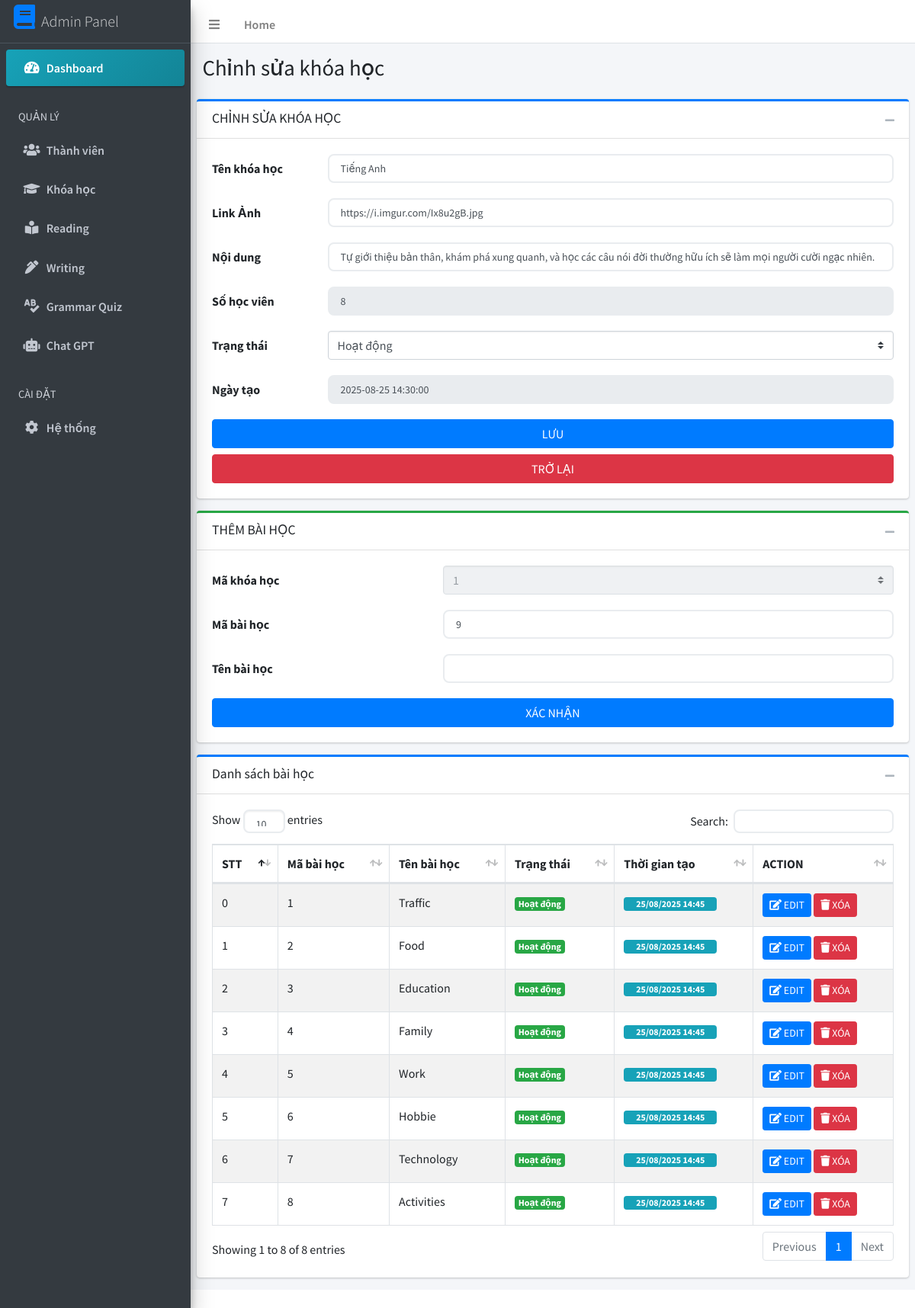
Page /admin/courses/edit/1 on the committed database.
### tables this page shows
CREATE TABLE `khoahoc` (
  `MaKhoaHoc` int(11) NOT NULL,
  `TenKhoaHoc` text NOT NULL,
  `LinkAnh` text NOT NULL,
  `NoiDung` text NOT NULL,
  `SoHocVien` int(11) NOT NULL DEFAULT 0,
  `NguoiTao` varchar(100) NOT NULL,
  `TrangThaiKhoaHoc` tinyint(1) NOT NULL DEFAULT 1,
  `ThoiGianTaoKhoaHoc` datetime NOT NULL DEFAULT current_timestamp()
);

CREATE TABLE `baihoc` (
  `MaBaiHoc` int(11) NOT NULL,
  `MaKhoaHoc` int(11) NOT NULL,
  `TenBaiHoc` text NOT NULL,
  `TrangThaiBaiHoc` tinyint(1) NOT NULL DEFAULT 1,
  `ThoiGianTaoBaiHoc` datetime NOT NULL DEFAULT current_timestamp()
);

### configs/config.php (called while the page is built, shortened)
<?php
require_once(__DIR__ . "/../class/Database.php");
$Database = new Database();

### class/Database.php (called while the page is built, shortened)
<?php
class Database
{
    protected $ketnoi;
    private $host = HOST_DB;
    private $user = USER_DB;
    private $pass = PASS_DB;
    private $dbname = DBNAME_DB;
    function connect()
    {
        try {
            if (!$this->ketnoi) {
                $this->ketnoi = mysqli_connect(
                    $this->host,
                    $this->user,
                    $this->pass,
                    $this->dbname
                );
                mysqli_query($this->ketnoi, "set names 'utf8'");
            }
        } catch (Exception $err) {
            die($err->getMessage());
        }
    }
    function get_list($sql)
    {
        $result = mysqli_query($this->ketnoi, $sql);
        $return = array();
        while ($row = mysqli_fetch_assoc($result)) {
            $return[] = $row;
        }
        return $return;
    }
    function get_row($sql)
    {
        $result = mysqli_query($this->ketnoi, $sql);
        $row = mysqli_fetch_assoc($result);
        return $row;
    }
    function num_rows($sql)
    {
        $result = mysqli_query($this->ketnoi, $sql);
        $row = mysqli_num_rows($result);
        return $row;
    }
}

### public/admin/EditCourse.php (the view, shortened to what this page needs)
<?php
require_once(__DIR__ . "/../../configs/config.php");
require_once(__DIR__ . "/../../configs/function.php");
require_once(__DIR__ . "/Header.php");
require_once(__DIR__ . "/Sidebar.php");
?>
<?php
if (isset($_GET['id'])) {
    $row = $Database->get_row(" SELECT * FROM `khoahoc` WHERE `MaKhoaHoc` = '" . check_string($_GET['id']) . "'  ");
} else {
    admin_msg_error("Liên kết không tồn tại", BASE_URL(''), 0);
}
?>
<div class="content-wrapper">
    <section class="content-header">
        <div class="container-fluid">
            <div class="row mb-2">
                <div class="col-sm-6">
                    <h1>Chỉnh sửa khóa học</h1>
                </div>
            </div>
        </div>
    </section>
    <section class="content">
        <div class="row">
            <div class="col-md-12">
                <div class="card card-outline card-primary">
                    <div class="card-header">
                        <h3 class="card-title">CHỈNH SỬA KHÓA HỌC</h3>
                        <div class="card-tools">
                            <button type="button" class="btn btn-tool" data-card-widget="collapse"><i class="fas fa-minus"></i>
                            </button>
                        </div>
                    </div>
                    <div class="card-body">
                        <form action="" method="POST">
                            <div class="form-group row">
                                <label class="col-sm-2 col-form-label">Tên khóa học</label>
                                <div class="col-sm-10">
                                    <div class="form-line">
                                        <input type="text" class="form-control" name="tenKhoaHoc" value="<?= $row['TenKhoaHoc']; ?>">
                                    </div>
                                </div>
                            </div>
                            <div class="form-group row">
                                <label class="col-sm-2 col-form-label">Link Ảnh</label>
                                <div class="col-sm-10">
                                    <div class="form-line">
                                        <input type="text" class="form-control" name="linkAnh" value="<?= $row['LinkAnh']; ?>">
                                    </div>
                                </div>
                            </div>
                            <div class="form-group row">
                                <label class="col-sm-2 col-form-label">Nội dung</label>
                                <div class="col-sm-10">
                                    <div class="form-line">
                                        <input type="text" class="form-control" name="noiDung" value="<?= $row['NoiDung']; ?>">
                                    </div>
                                </div>
                            </div>
                            <div class="form-group row">
                                <label class="col-sm-2 col-form-label">Số học viên</label>
                                <div class="col-sm-10">
                                    <div class="form-line">
                                        <input type="text" class="form-control" value="<?= $Database->num_rows("SELECT * FROM dangkykhoahoc WHERE MaKhoaHoc = '" . $row["MaKhoaHoc"] . "'  "); ?>" disabled>
                                    </div>
                                </div>
                            </div>
                            <div class="form-group row">
                                <label for="inputPassword3" class="col-sm-2 col-form-label">Trạng thái</label>
                                <div class="col-sm-10">
                                    <select class="custom-select" name="trangThai">
                                        <option value="<?= $row['TrangThaiKhoaHoc']; ?>">
                                            <?php
                                            if ($row['TrangThaiKhoaHoc'] == "1") {
                                                echo 'Hoạt động';
                                            }
                                            ?>
                                        </option>
                                    </select>
                                </div>
                            </div>
                            <div class="form-group row">
                                <label class="col-sm-2 col-form-label">Ngày tạo</label>
                                <div class="col-sm-10">
                                    <div class="form-line">
                                        <input type="text" class="form-control" id="inputEmail3" value="<?= $row['ThoiGianTaoKhoaHoc']; ?>" disabled>
                                    </div>
                                </div>
                            </div>
                            <button type="submit" name="btnSave" class="btn btn-primary btn-block waves-effect">
                                <span>LƯU</span>
                            </button>
                            <a type="button" href="<?= BASE_URL('admin/courses'); ?>" class="btn btn-danger btn-block waves-effect">
                                <span>TRỞ LẠI</span>
                            </a>
                        </form>
                    </div>
                </div>
            </div>
            <div class="col-md-12">
                <div class="card card-outline card-success">
                    <div class="card-header">
                        <h3 class="card-title">THÊM BÀI HỌC</h3>
                        <div class="card-tools">
                            <button type="button" class="btn btn-tool" data-card-widget="collapse"><i class="fas fa-minus"></i>
                            </button>
                        </div>
                    </div>
                    <div class="card-body">
                        <form action="" method="POST">
                            <div class="form-group row">
                                <label class="col-sm-4 col-form-label">Mã khóa học</label>
                                <div class="col-sm-8">
                                    <div class="form-line">
                                        <select class="custom-select" name="maKhoaHoc" disabled>
                                            <option value="<?= $row['MaKhoaHoc']; ?>" selected="selected">
                                                <?= $row["MaKhoaHoc"] ?>
                                            </option>
                                            <?php
                                            foreach ($Database->get_list(" select * from khoahoc order by MaKhoaHoc asc") as $optionKhoaHoc) {
                                            ?>
                                                <option value="<?= $optionKhoaHoc["MaKhoaHoc"] ?>"><?= $optionKhoaHoc["MaKhoaHoc"] ?></option>
                                            <?php
                                            }
                                            ?>
                                        </select>
                                    </div>
                                </div>
                            </div>
                            <?php
                            $maBaiHocMoi = 0;
                            $getMaBaiHocMoi = $Database->get_row("select * from baihoc where MaKhoaHoc = '" . $row["MaKhoaHoc"] . "'  order by MaBaiHoc desc limit 1");
                            if ($getMaBaiHocMoi) {
                                $maBaiHocMoi = $getMaBaiHocMoi["MaBaiHoc"] + 1;
                            }
                            ?>
                            <div class="form-group row">
                                <label class="col-sm-4 col-form-label">Mã bài học</label>
                                <div class="col-sm-8">
                                    <div class="form-line">
                                        <input type="text" class="form-control" id="inputEmail3" name="maBaiHoc" value="<?= $maBaiHocMoi ?>">
                                    </div>
                                </div>
                            </div>
                            <div class="form-group row">
                                <label class="col-sm-4 col-form-label">Tên bài học</label>
                                <div class="col-sm-8">
                                    <div class="form-line">
                                        <input type="text" class="form-control" id="inputEmail3" name="tenBaiHoc" value="">
                                    </div>
                                </div>
                            </div>
                            <button type="submit" name="btnThemBaiHoc" class="btn btn-primary btn-block waves-effect">
                                <span>XÁC NHẬN</span>
                            </button>
                        </form>
                    </div>
                </div>
            </div>
            <div class="col-md-12">
                <div class="card card-outline card-primary">
                    <div class="card-header">
                        <h3 class="card-title">Danh sách bài học</h3>
                        <div class="card-tools">
                            <button type="button" class="btn btn-tool" data-card-widget="collapse"><i class="fas fa-minus"></i>
                            </button>
                        </div>
                    </div>
                    <div class="card-body">
                        <div class="table-responsive">
                            <table id="datatable" class="table table-bordered table-striped table-hover">
                                <thead>
                                    <tr>
                                        <th>STT</th>
                                        <th>Mã bài học</th>
                                        <th>Tên bài học</th>
                                        <th>Trạng thái</th>
                                        <th>Thời gian tạo</th>
                                        <th>ACTION</th>
                                    </tr>
                                </thead>
                                <tbody>
                                    <?php
                                    $i = 0;
                                    foreach ($Database->get_list(" SELECT * FROM baihoc A inner join khoahoc B on A.MaKhoaHoc = B.MaKhoaHoc WHERE A.MaKhoaHoc = '" . $row['MaKhoaHoc'] . "' ORDER BY MaBaiHoc ASC ") as $row) {
                                    ?>
                                        <tr>
                                            <td><?= $i++; ?></td>
                                            <td><?= $row['MaBaiHoc']; ?></td>
                                            <td><?= $row['TenBaiHoc']; ?></td>
                                            <td><?= displayStatusAccount($row['TrangThaiBaiHoc']); ?></td>
                                            <td><span class="badge badge-info px-3"><?= date('d/m/Y H:i', strtotime($row['ThoiGianTaoBaiHoc'])); ?></span></td>
                                            <td>
                                                <a type="button" href="<?= BASE_URL('admin/courses/' . $row['MaKhoaHoc'] . '/lesson/edit/'); ?><?= $row['MaBaiHoc']; ?>" class="btn btn-primary btn-sm"><i class="fas fa-edit"></i>
                                                    <span>EDIT</span></a>
                                                <button type="button" class="btn btn-danger btn-sm" data-toggle="modal" data-target="#deleteModal<?= $row['MaBaiHoc']; ?>">
                                                    <i class="fas fa-trash"></i> XÓA
                                                </button>
                                            </td>
                                        </tr>
                                    <?php } ?>
                                </tbody>
                            </table>
                        </div>
                    </div>
                </div>
            </div>
        </div>
    </section>
</div>
<?php
require_once(__DIR__ . "/Footer.php"); ?>?>

### configs/function.php (shortened to what this page needs)
<?php
function BASE_URL($url)
{
    $baseUrl = (isset($_SERVER['HTTPS']) && $_SERVER['HTTPS'] === 'on' ? "https" : "http") . "://" . $_SERVER["HTTP_HOST"];
    if ($baseUrl == 'http://localhost') {
        $baseUrl = 'http://localhost/webhocngoaingu';
    }
    $url = ltrim($url, '/');
    return $baseUrl . '/' . $url;
}
function displayStatusAccount($data)
{
    if ($data == 0) {
        $show = '<span class="badge badge-danger">Banned</span>';
    } else if ($data == 1) {
        $show = '<span class="badge badge-success">Hoạt động</span>';
    }
    return $show;
}
function check_string($data)
{
    return trim(htmlspecialchars(addslashes($data)));
}

### assets/css/reading-admin.css (style rules this page uses)
.form-group { margin-bottom: 20px; }
.form-control { width: 100%; padding: 7px 15px; border: 2px solid #e9ecef; border-radius: 8px; font-size: 14px; transition: all 0.3s ease; background: #fff; }

### rows in the picture
khoahoc: tenKhoaHoc "Tiếng Anh", linkAnh "https://i.imgur.com/Ix8u2gB.jpg", noiDung "Tự giới thiệu bản thân, khám phá xung quanh, và học các câu nói đời thường hữu ích sẽ làm mọi người cười ngạc nhiên.", trangThai "Hoạt động", ThoiGianTaoKhoaHoc "2025-08-25 14:30:00", maKhoaHoc "1"
baihoc: maBaiHoc "9", MaBaiHoc "8", TenBaiHoc "Activities", TrangThaiBaiHoc "Hoạt động", ThoiGianTaoBaiHoc "25/08/2025 14:45"
baihoc: MaBaiHoc "1", TenBaiHoc "Traffic", TrangThaiBaiHoc "Hoạt động", ThoiGianTaoBaiHoc "25/08/2025 14:45"
baihoc: MaBaiHoc "2", TenBaiHoc "Food", TrangThaiBaiHoc "Hoạt động", ThoiGianTaoBaiHoc "25/08/2025 14:45"
baihoc: MaBaiHoc "3", TenBaiHoc "Education", TrangThaiBaiHoc "Hoạt động", ThoiGianTaoBaiHoc "25/08/2025 14:45"
baihoc: MaBaiHoc "4", TenBaiHoc "Family", TrangThaiBaiHoc "Hoạt động", ThoiGianTaoBaiHoc "25/08/2025 14:45"
baihoc: MaBaiHoc "5", TenBaiHoc "Work", TrangThaiBaiHoc "Hoạt động", ThoiGianTaoBaiHoc "25/08/2025 14:45"
baihoc: MaBaiHoc "6", TenBaiHoc "Hobbie", TrangThaiBaiHoc "Hoạt động", ThoiGianTaoBaiHoc "25/08/2025 14:45"
baihoc: MaBaiHoc "7", TenBaiHoc "Technology", TrangThaiBaiHoc "Hoạt động", ThoiGianTaoBaiHoc "25/08/2025 14:45"
